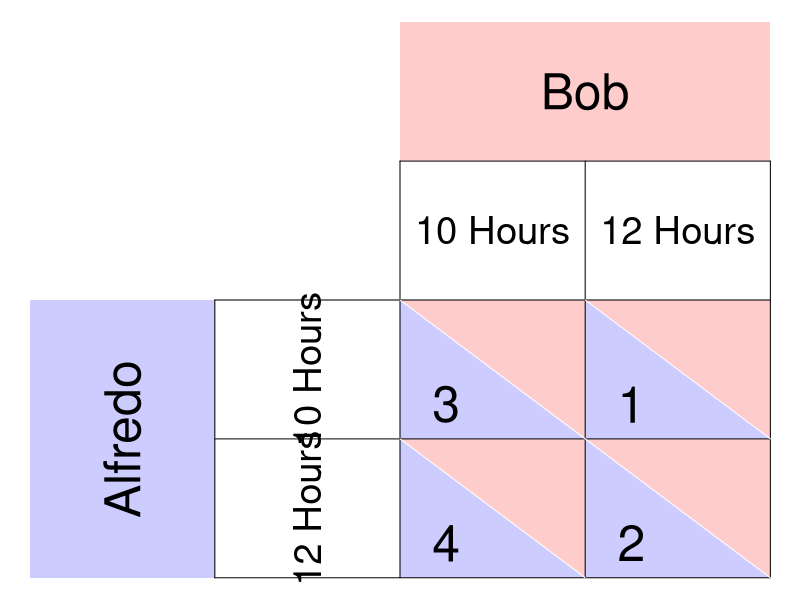

Generate this figure with R:
require(ggplot2)
require(shape)
pdf(file = "society/matrix_fishermen_A.pdf", width = 9, height = 7)

par(mar =  c(0, 0, 0, 0))
xlims <- c(0, 8)
ylims <- c(0, 8)

#TextSizes
PlayerSize <- 3
StratSize <- 2.3
PayoffSize <- 3

p1fadelevel <- 0.2
p2fadelevel <- 0.2

#Payoffs are listed as c("NW", "SW", "NE", "SE")

#Considerations for Player 1
P1Name <- c("Alfredo")
P1Strat <- c("10 Hours", "12 Hours")
P1Payoffs <- c("3", "4", "1", "2")
P1BR1 <- c("SW") #Must be NW or SW - the BR prints accordingly. 
P1BR2 <- c("SE") #Must be NE or SE - the BR prints accordingly. 
P1bestsize <- 2.5 #Adjusts size of point indicating best response of P1
#NW = (5, 3); SW = (5,1); NE = (7, 3); SE = (7, 1)

#Considerations for Player 2
P2Name <- c("Bob")
P2Strat <- c("10 Hours", "12 Hours")
P2Payoffs <- c("", "", "", "")
P2BR1 <- c("NE") #Must be NW or SW - the BR prints accordingly. 
P2BR2 <- c("SE") #Must be NE or SE - the BR prints accordingly. 
P2bestsize <- 4 #Adjusts size of circle indicating best response of P1

plot(0, 0, xlim = xlims, ylim = ylims, type = "n",
     xlab = expression(""),
     ylab = expression(""),
     xaxt = "n", 
     yaxt = "n", 
     cex.lab = 2, 
     bty = "n")



#Color and label for Player 1 and their strategies
polygon(c(0,0,2,2,0), c(0,4,4,0,0), col=rgb(0, 0, 1, p1fadelevel), density=NULL, border = NA)
text(1, 2, P1Name[1], srt = 90, cex = PlayerSize)

text(3, 3, P1Strat[1], cex = StratSize, srt = 90)
text(3, 1, P1Strat[2], cex = StratSize, srt = 90)


#Color and label for Player 2
polygon(c(4,4,8,8,4), c(8,6,6,8,8), col=rgb(1, 0, 0, p2fadelevel), density=NULL, border = NA)
text(6, 7, P2Name[1], cex = PlayerSize)

text(5, 5, P2Strat[1], cex = StratSize)
text(7, 5, P2Strat[2], cex = StratSize)

#NorthWest cell 
#P1
polygon(c(4,4,6,4), c(4,2,2,4), col=rgb(0, 0, 1, p1fadelevel), density=NULL, border = NA)
#P2
polygon(c(4,6,6,4), c(4,4,2,4), col=rgb(1, 0, 0, p2fadelevel), density=NULL, border = NA)

#P1
text(4.5, 2.5, P1Payoffs[1], cex = PayoffSize)
#P2
text(5.5, 3.5, P2Payoffs[1], cex = PayoffSize)

#SouthWest cell  
#P1
polygon(c(4,4,6,4), c(2,0,0,2), col=rgb(0, 0, 1, p1fadelevel), density=NULL, border = NA)
#P2
polygon(c(4,6,6,4), c(2,2,0,2), col=rgb(1, 0, 0, p2fadelevel), density=NULL, border = NA)

#P1
text(4.5, 0.5, P1Payoffs[2], cex = PayoffSize)
#P2
text(5.5, 1.5, P2Payoffs[2], cex = PayoffSize)


#NorthEast cell 
#P1
polygon(c(6,6,8,6), c(4,2,2,4), col=rgb(0, 0, 1, p1fadelevel), density=NULL, border = NA)
#P2
polygon(c(6,8,8,6), c(4,4,2,4), col=rgb(1, 0, 0, p2fadelevel), density=NULL, border = NA)
#P1
text(6.5, 2.5, P1Payoffs[3], cex = PayoffSize)
#P2
text(7.5, 3.5, P2Payoffs[3], cex = PayoffSize)

#SouthEast cell 
#P1
polygon(c(6,6,8,6), c(2,0,0,2), col=rgb(0, 0, 1, p1fadelevel), density=NULL, border = NA)
#P2
polygon(c(6,8,8,6), c(2,2,0,2), col=rgb(1, 0, 0, p2fadelevel), density=NULL, border = NA)
#P1
text(6.5, 0.5, P1Payoffs[4], cex = PayoffSize)
#P2
text(7.5, 1.5, P2Payoffs[4], cex = PayoffSize)


#Lines for the Table
segments(8, 0, 8, 6, lty = 1, col = "black")
segments(4, 6, 8, 6, lty = 1, col = "black")
segments(2, 0, 2, 4, lty = 1, col = "black")
segments(2, 0, 8, 0, lty = 1, col = "black")
segments(2, 4, 8, 4, lty = 1, col = "black")
segments(4, 0, 4, 6, lty = 1, col = "black")
segments(2, 2, 8, 2, lty = 1, col = "black")
segments(6, 0, 6, 6, lty = 1, col = "black")

#Diagonals
#NW
segments(4, 4, 6, 2, lty = 1, col = "white")
#NE
segments(6, 4, 8, 2, lty = 1, col = "white")
#SW
segments(4, 2, 6, 0, lty = 1, col = "white")
#Se
segments(6, 2, 8, 0, lty = 1, col = "white")


#Best responses 
#P1 
# if (P1BR1[1] == "NW"){
#   points(5, 3, pch = 16, col = "black", cex = P1bestsize)
# } else{points(5, 1, pch = 16, col = "black", cex = P1bestsize)
# }
# 
# if (P1BR2[1] == "NE"){
#   points(7, 3, pch = 16, col = "black", cex = P1bestsize)
# } else{points(7, 1, pch = 16, col = "black", cex = P1bestsize)
# }
# 
# 
# #P2
# if (P2BR1[1] == "NW"){
#   points(5, 3, pch = 1, col = "black", cex = P2bestsize)
# } else{points(7, 3, pch = 1, col = "black", cex = P2bestsize)
# }
# 
# if (P2BR2[1] == "SW"){
#   points(5, 1, pch = 1, col = "black", cex = P2bestsize)
# } else{points(7, 1, pch = 1, col = "black", cex = P2bestsize)
# }

dev.off()
